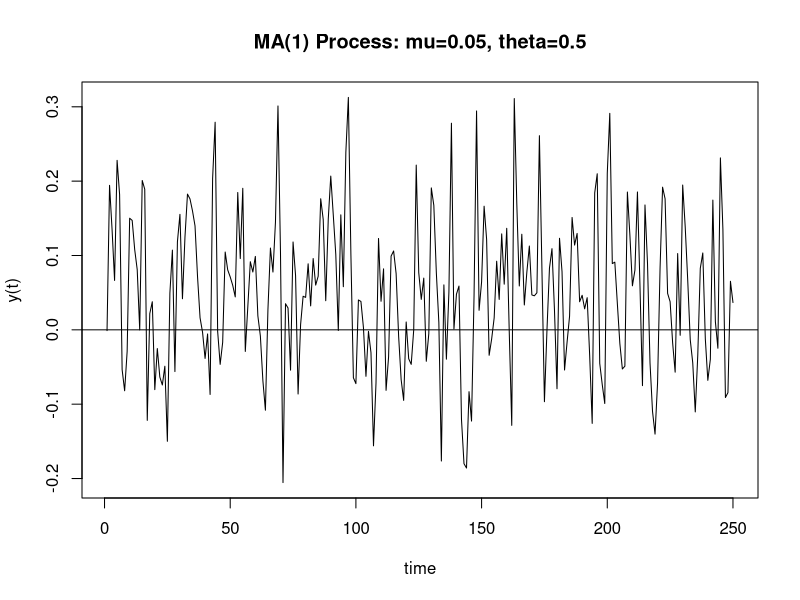
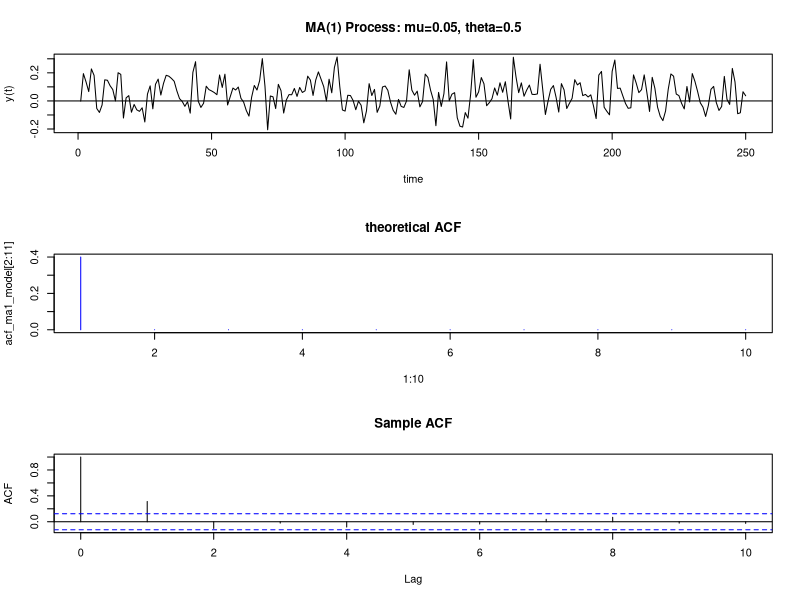

These charts were generated, in order, by the following R code:
set.seed(123);
# Simulate 250 observations from the described MA(1) model
ma1_sim = arima.sim(model=list(ma=0.5), n=250, mean=0, sd=0.1) + 0.05;

# A line plot of the simulated observations
plot(ma1_sim, type="l", main="MA(1) Process: mu=0.05, theta=0.5", xlab="time",ylab="y(t)");
abline(h=0);

set.seed(123);
# Simulate 250 observations from the described MA(1) model
ma1_sim = arima.sim(model=list(ma=0.5), n=250, mean=0, sd=0.1) + 0.05;
# Generate the theoretical ACF with upto lag 10
acf_ma1_model = ARMAacf(ma=0.5, lag.max=10)

# Split plotting window in three rows
par(mfrow=c(3,1))
# First plot: The simulated observations
plot(ma1_sim, type="l",main="MA(1) Process: mu=0.05, theta=0.5",xlab="time",ylab="y(t)")
abline(h=0)
# Second plot: Theoretical ACF
plot(1:10, acf_ma1_model[2:11], type="h", col="blue", main="theoretical ACF")
# Third plot: Sample ACF
tmp=acf(ma1_sim, lag.max=10, main="Sample ACF")
# Reset graphical window to only one graph
par(mfrow=c(1,1))